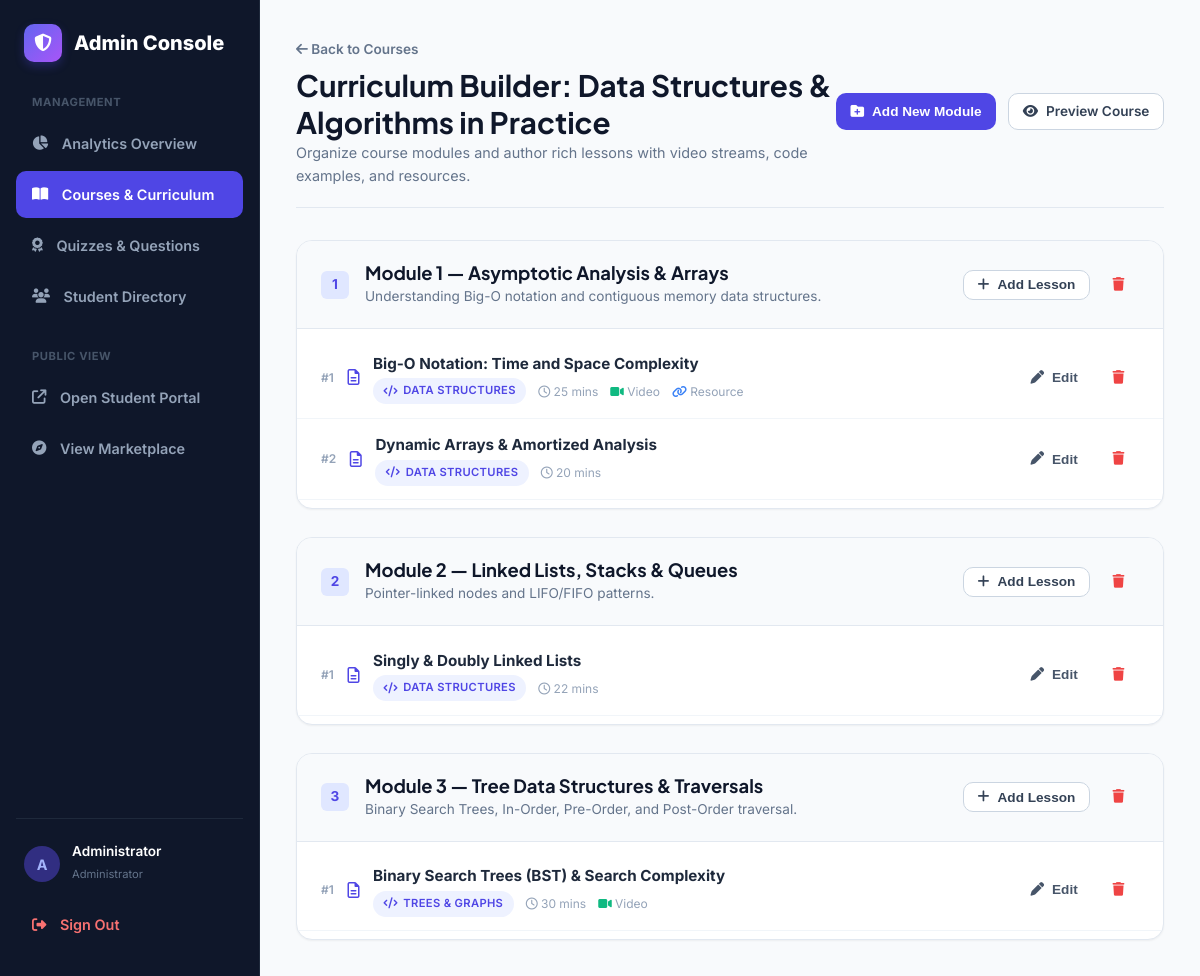
/admin/courses/2/curriculum (signed in), run on the app's committed database.
### app/models/user.py (models this page shows, shortened)
class User(Base):
    __tablename__ = "users"
    id = Column(Integer, primary_key=True, index=True)
    name = Column(String(100), nullable=False)
    email = Column(String(150), unique=True, index=True, nullable=False)
    password_hash = Column(String(255), nullable=False)
    role = Column(String(20), default="student", nullable=False)  # student or admin
    avatar = Column(String(255), nullable=True)
    bio = Column(Text, nullable=True)
    preferred_resource_type = Column(String(50), default="Mixed", nullable=True)  # Video, Article, Practice, Mixed
    created_at = Column(DateTime, default=datetime.utcnow, nullable=False)
    enrollments = relationship("Enrollment", back_populates="user", cascade="all, delete-orphan")
    lesson_progress = relationship("LessonProgress", back_populates="user", cascade="all, delete-orphan")
    assessment_results = relationship("AssessmentResult", back_populates="user", cascade="all, delete-orphan")

### app/models/course.py (models this page shows, shortened)
class Course(Base):
    __tablename__ = "courses"
    id = Column(Integer, primary_key=True, index=True)
    title = Column(String(200), nullable=False, index=True)
    description = Column(Text, nullable=False)
    category = Column(String(50), nullable=False, index=True)
    difficulty = Column(String(20), nullable=False)  # Beginner, Intermediate, Advanced
    duration = Column(String(50), default="6 hours", nullable=False)
    instructor = Column(String(100), nullable=False)
    thumbnail = Column(String(255), nullable=True)
    rating = Column(Float, default=4.8, nullable=False)
    learning_objectives = Column(Text, nullable=True)  # JSON string or newline separated
    published = Column(Boolean, default=True, nullable=False)
    created_at = Column(DateTime, default=datetime.utcnow, nullable=False)
    modules = relationship("Module", back_populates="course", cascade="all, delete-orphan", order_by="Module.order")
    enrollments = relationship("Enrollment", back_populates="course", cascade="all, delete-orphan")
    assessments = relationship("Assessment", back_populates="course", cascade="all, delete-orphan")

### app/models/lesson.py (models this page shows, shortened)
class Module(Base):
    __tablename__ = "modules"
    id = Column(Integer, primary_key=True, index=True)
    course_id = Column(Integer, ForeignKey("courses.id", ondelete="CASCADE"), nullable=False)
    title = Column(String(200), nullable=False)
    description = Column(Text, nullable=True)
    order = Column(Integer, default=1, nullable=False)
    course = relationship("Course", back_populates="modules")
    lessons = relationship("Lesson", back_populates="module", cascade="all, delete-orphan", order_by="Lesson.order")

class Lesson(Base):
    __tablename__ = "lessons"
    id = Column(Integer, primary_key=True, index=True)
    module_id = Column(Integer, ForeignKey("modules.id", ondelete="CASCADE"), nullable=False)
    title = Column(String(200), nullable=False)
    content = Column(Text, nullable=False)
    video_url = Column(String(255), nullable=True)
    resource_url = Column(String(255), nullable=True)
    duration = Column(String(50), default="15 mins", nullable=False)
    topic = Column(String(100), default="General", nullable=True)  # Variables, Loops, Functions, OOP, etc.
    order = Column(Integer, default=1, nullable=False)
    module = relationship("Module", back_populates="lessons")
    progress_records = relationship("LessonProgress", back_populates="lesson", cascade="all, delete-orphan")

### app/routers/admin.py (the view)
@router.get("/courses/{course_id}/curriculum", response_class=HTMLResponse)
def admin_curriculum_page(course_id: int, request: Request, db: Session = Depends(get_db)):
    admin_user = verify_admin_web(request, db)
    if not admin_user:
        return RedirectResponse(url="/login", status_code=status.HTTP_303_SEE_OTHER)
    course = db.query(Course).filter(Course.id == course_id).first()
    if not course:
        raise HTTPException(status_code=404, detail="Course not found")
    return render_template(
        request,
        "admin/modules_lessons.html",
        {"user": admin_user, "course": course}
    )

### app/templates/admin/modules_lessons.html (shortened to what this page needs)
{% extends "admin/base_admin.html" %}
{% block admin_content %}
<div class="admin-header">
  <div>
    <a href="/admin/courses" style="font-size: 0.85rem; color: var(--slate-500); font-weight: 600;">
      <i class="fa-solid fa-arrow-left"></i> Back to Courses
    </a>
    <h1 style="font-size: 1.85rem; color: var(--slate-900); margin-top: 0.35rem;">
      Curriculum Builder: {{ course.title }}
    </h1>
    <p style="color: var(--slate-500); font-size: 0.9rem;">
      Organize course modules and author rich lessons with video streams, code examples, and resources.
    </p>
  </div>
  <div style="display: flex; gap: 0.75rem;">
    <button type="button" class="btn btn-primary btn-sm" data-modal-target="add-module-modal">
      <i class="fa-solid fa-folder-plus"></i> Add New Module
    </button>
    <a href="/courses/{{ course.id }}" target="_blank" class="btn btn-secondary btn-sm">
      <i class="fa-solid fa-eye"></i> Preview Course
    </a>
  </div>
</div>
<div style="display: flex; flex-direction: column; gap: 1.75rem; max-width: 960px;">
  {% if course.modules | length > 0 %}
    {% for module in course.modules %}
    <div class="card" style="padding: 0; overflow: hidden; border: 1px solid var(--border-color);">
      <div style="background: var(--slate-50); padding: 1.25rem 1.5rem; border-bottom: 1px solid var(--border-color); display: flex; justify-content: space-between; align-items: center;">
        <div style="display: flex; align-items: center; gap: 1rem;">
          <span style="width: 28px; height: 28px; border-radius: var(--radius-sm); background: #e0e7ff; color: var(--primary); display: flex; align-items: center; justify-content: center; font-weight: 700; font-size: 0.85rem;">
            {{ loop.index }}
          </span>
          <div>
            <h3 style="font-size: 1.15rem; color: var(--slate-900); margin-bottom: 2px;">{{ module.title }}</h3>
            {% if module.description %}<p style="font-size: 0.85rem; color: var(--slate-500);">{{ module.description }}</p>{% endif %}
          </div>
        </div>
        <div style="display: flex; align-items: center; gap: 0.5rem;">
          <button type="button" class="btn btn-secondary btn-sm" onclick="openAddLessonModal({{ module.id }}, '{{ module.title | escape }}')">
            <i class="fa-solid fa-plus"></i> Add Lesson
          </button>
          <form action="/admin/modules/{{ module.id }}/delete" method="POST" style="display: inline;" onsubmit="return confirm('Delete this module and all its lessons?');">
            <button type="submit" class="btn btn-ghost btn-sm" style="color: var(--danger);">
              <i class="fa-solid fa-trash"></i>
            </button>
          </form>
        </div>
      </div>
      <div style="padding: 0.5rem 0;">
        {% if module.lessons | length > 0 %}
          {% for lesson in module.lessons %}
          <div style="display: flex; align-items: center; justify-content: space-between; padding: 0.85rem 1.5rem; border-bottom: 1px solid var(--slate-100);">
            <div style="display: flex; align-items: center; gap: 0.85rem;">
              <span style="font-size: 0.75rem; color: var(--slate-400); font-weight: 600;">#{{ lesson.order }}</span>
              <i class="fa-regular fa-file-lines" style="color: var(--primary);"></i>
              <div>
                <strong style="color: var(--slate-800); font-size: 0.95rem;">{{ lesson.title }}</strong>
                <div style="display: flex; gap: 0.75rem; font-size: 0.75rem; color: var(--slate-400); margin-top: 2px; align-items: center; flex-wrap: wrap;">
                  <span class="badge badge-primary" style="font-size: 0.7rem;"><i class="fa-solid fa-code"></i> {{ lesson.topic or 'General' }}</span>
                  <span><i class="fa-regular fa-clock"></i> {{ lesson.duration }}</span>
                  {% if lesson.video_url %}<span><i class="fa-solid fa-video" style="color: var(--success);"></i> Video</span>{% endif %}
                  {% if lesson.resource_url %}<span><i class="fa-solid fa-link" style="color: var(--info);"></i> Resource</span>{% endif %}
                </div>
              </div>
            </div>
            <div style="display: flex; align-items: center; gap: 0.35rem;">
              <button type="button" class="btn btn-ghost btn-sm"
                      onclick="openEditLessonModal({{ lesson.id }}, '{{ lesson.title | escape }}', `{{ lesson.content | escape }}`, '{{ lesson.video_url or '' }}', '{{ lesson.resource_url or '' }}', '{{ lesson.duration }}', {{ lesson.order }}, '{{ lesson.topic or 'General' }}')">
                <i class="fa-solid fa-pen"></i> Edit
              </button>
              <form action="/admin/lessons/{{ lesson.id }}/delete" method="POST" style="display: inline;" onsubmit="return confirm('Delete this lesson?');">
                <button type="submit" class="btn btn-ghost btn-sm" style="color: var(--danger);">
                  <i class="fa-solid fa-trash"></i>
                </button>
              </form>
            </div>
          </div>
          {% endfor %}
        {% else %}
          <p style="padding: 1.5rem; text-align: center; color: var(--slate-400); font-size: 0.875rem;">
            No lessons added to this module yet. Click "Add Lesson" to get started.
          </p>
        {% endif %}
      </div>
    </div>
    {% endfor %}
  {% endif %}
</div>
{% endblock %}

### app/templates/admin/base_admin.html (shortened to what this page needs)
<!DOCTYPE html>
<html lang="en">
<head>
  <link rel="stylesheet" href="https://cdnjs.cloudflare.com/ajax/libs/font-awesome/6.5.1/css/all.min.css">
  <link rel="stylesheet" href="/static/css/style.css">
</head>
<body>
<div class="admin-layout">
  <aside class="admin-sidebar">
    <a href="/admin/dashboard" class="admin-brand">
      <div class="brand-icon" style="background: linear-gradient(135deg, #6366f1, #a855f7);">
        <i class="fa-solid fa-shield-halved"></i>
      </div>
      <span>Admin Console</span>
    </a>
    <p style="font-size: 0.7rem; font-weight: 700; text-transform: uppercase; color: #475569; letter-spacing: 0.05em; padding: 0 1rem; margin-bottom: 0.5rem;">
      Management
    </p>
    <a href="/admin/dashboard" class="admin-nav-link {% if request.url.path == '/admin' or request.url.path == '/admin/dashboard' %}active{% endif %}">
      <i class="fa-solid fa-chart-pie"></i> Analytics Overview
    </a>
    <a href="/admin/courses" class="admin-nav-link {% if '/admin/courses' in request.url.path %}active{% endif %}">
      <i class="fa-solid fa-book-open"></i> Courses & Curriculum
    </a>
    <a href="/admin/assessments" class="admin-nav-link {% if '/admin/assessments' in request.url.path %}active{% endif %}">
      <i class="fa-solid fa-award"></i> Quizzes & Questions
    </a>
    <a href="/admin/students" class="admin-nav-link {% if '/admin/students' in request.url.path %}active{% endif %}">
      <i class="fa-solid fa-users"></i> Student Directory
    </a>
    <p style="font-size: 0.7rem; font-weight: 700; text-transform: uppercase; color: #475569; letter-spacing: 0.05em; padding: 0 1rem; margin-top: 1.5rem; margin-bottom: 0.5rem;">
      Public View
    </p>
    <a href="/" target="_blank" class="admin-nav-link">
      <i class="fa-solid fa-arrow-up-right-from-square"></i> Open Student Portal
    </a>
    <a href="/courses" target="_blank" class="admin-nav-link">
      <i class="fa-solid fa-compass"></i> View Marketplace
    </a>
    <div style="margin-top: auto; padding-top: 1.5rem; border-top: 1px solid #1e293b;">
      <div style="padding: 0 0.5rem 1rem; display: flex; align-items: center; gap: 0.75rem;">
        <div class="avatar-circle" style="background: #312e81; color: #a5b4fc; width: 36px; height: 36px;">
          A
        </div>
        <div>
          <p style="font-size: 0.85rem; font-weight: 600; color: white; line-height: 1.2;">{{ user.name }}</p>
          <span style="font-size: 0.7rem; color: #64748b;">Administrator</span>
        </div>
      </div>
      <a href="/logout" class="admin-nav-link" style="color: #f87171;">
        <i class="fa-solid fa-right-from-bracket"></i> Sign Out
      </a>
    </div>
  </aside>
  <main class="admin-main">
    {% block admin_content %}{% endblock %}
  </main>
</div>
</body>
</html>

### data on the page
User: name "Administrator"
Course: title "Data Structures & Algorithms in Practice"
Module: title "Module 1 — Asymptotic Analysis & Arrays", description "Understanding Big-O notation and contiguous memory data structures."
Lesson: order "1", title "Big-O Notation: Time and Space Complexity", topic "DATA STRUCTURES", duration "25 mins", shows "Video", shows "Resource"
Lesson: order "2", title "Dynamic Arrays & Amortized Analysis", topic "DATA STRUCTURES", duration "20 mins"
Module: title "Module 2 — Linked Lists, Stacks & Queues", description "Pointer-linked nodes and LIFO/FIFO patterns."
Lesson: order "1", title "Singly & Doubly Linked Lists", topic "DATA STRUCTURES", duration "22 mins"
Module: title "Module 3 — Tree Data Structures & Traversals", description "Binary Search Trees, In-Order, Pre-Order, and Post-Order traversal."
Lesson: order "1", title "Binary Search Trees (BST) & Search Complexity", topic "TREES & GRAPHS", duration "30 mins", shows "Video"
